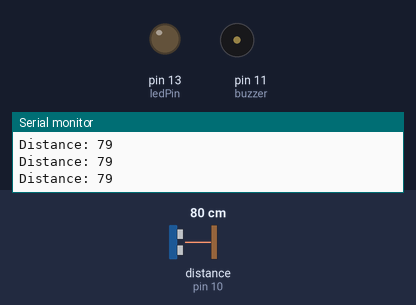
The sketch below on a simulated Arduino Uno, built with avr-gcc and run on an emulated ATmega328P. Shown: output pins drawn as LEDs (lit = HIGH), buzzer (waves = sounding, pin HIGH), the last lines printed to the serial monitor. Wiring (inferred from the names in the program): ultrasonic range finder: trigger pin 9; echo pin 10. The inputs (shaded band) are chosen by the test bench; at power-on: distance to the obstacle (sensor on pin 10) 80 cm. The echo pulse lasts 58.3 µs per cm; pins used as bus, display or sensor lines are not drawn.

Above: at 1.2 s.
1.3 s: distance to the obstacle (sensor on pin 10) set to 56 cm
2.8 s: distance to the obstacle (sensor on pin 10) set to 49 cm
At 3.2 s:
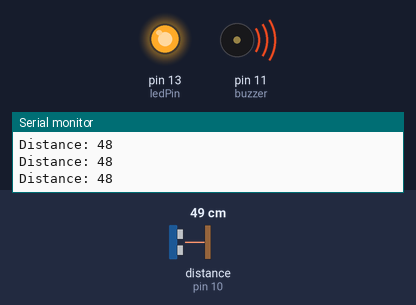
4.3 s: distance to the obstacle (sensor on pin 10) set to 60 cm
At 5.5 s:
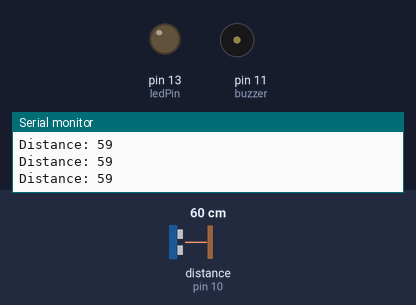
7.3 s: distance to the obstacle (sensor on pin 10) set to 18 cm
At 7.8 s:
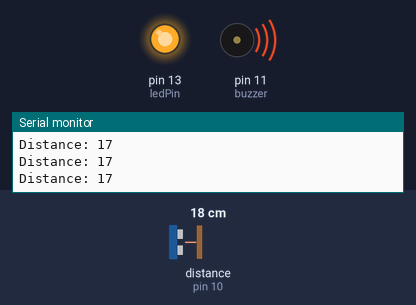
Timing chart, 0 to 9.8 s (numbered marks = the images above; inputs shaded):
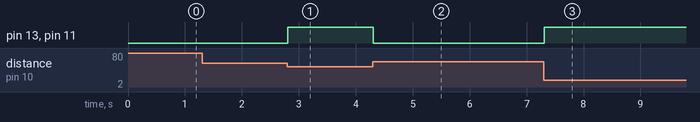

Measured:
- the behaviour switches between 52 and 51 cm on distance to the obstacle (sensor on pin 10) (found by bisection; images 0 and 1)
- after the input at 2.8 s, pin 13 (ledPin), pin 11 (buzzer): LOW → HIGH at once
- after the input at 4.3 s, pin 13 (ledPin), pin 11 (buzzer): HIGH → LOW at once
- after the input at 7.3 s, pin 13 (ledPin), pin 11 (buzzer): LOW → HIGH at once

The sketch:

Ultrasonic_senser_control_buzzer.ino
```cpp
                                                                                     //Aarzoo's programming
//Connections:

//The HC-SR04 Ultrasonic Module has 4 pins, Ground, VCC, Trig and Echo. The Ground and the VCC pins of the module needs to be connected to the Ground and the 5 volts pins on the Arduino Board respectively and the trig and echo pins to any Digital I/O pin on the Arduino Board.
//The HC-SR04 sensor attach to the Breadboard
//The Sensor VCC connect to the Arduino Board +5V
//The Sensor GND connect to the Arduino Board GND
//The Sensor Trig connect to the Arduino Board Digital I/O 9
//The Sensor Echo connect to the Arduino Board Digital I/O 10

//Buzzer and LED

//The Buzzer attach to the Breadboard
//The Buzzer long leg (+) connect to the Arduino Board Digital 11
//The Buzzer short leg (-) connect to the Arduino Board GND
//The LED attach to the Breadboard
//The Resistor connect to the LED long leg (+)
//The Resistor other leg (from LED’s long leg) connect to the Arduino Board Digital 13
//The LED short leg (-) connect to the Arduino Board GND


// defines pins numbers
const int trigPin = 9;
const int echoPin = 10;
const int buzzer = 11;
const int ledPin = 13;

// defines variables
long duration;
int distance;
int safetyDistance;


void setup() {
pinMode(trigPin, OUTPUT); // Sets the trigPin as an Output
pinMode(echoPin, INPUT); // Sets the echoPin as an Input
pinMode(buzzer, OUTPUT);
pinMode(ledPin, OUTPUT);
Serial.begin(9600); // Starts the serial communication
}


void loop() {
// Clears the trigPin
digitalWrite(trigPin, LOW);
delayMicroseconds(2);

// Sets the trigPin on HIGH state for 10 micro seconds
digitalWrite(trigPin, HIGH);
delayMicroseconds(10);
digitalWrite(trigPin, LOW);

// Reads the echoPin, returns the sound wave travel time in microseconds
duration = pulseIn(echoPin, HIGH);

// Calculating the distance
distance= duration*0.034/2;

safetyDistance = distance;
if (safetyDistance <= 50){        // main programing a 5 chilo...kothai object ta ale bazzar ta bajbe...
  digitalWrite(buzzer, HIGH);
  digitalWrite(ledPin, HIGH);
}
else{
  digitalWrite(buzzer, LOW);
  digitalWrite(ledPin, LOW);
}

// Prints the distance on the Serial Monitor
Serial.print("Distance: ");
Serial.println(distance);
}
```
